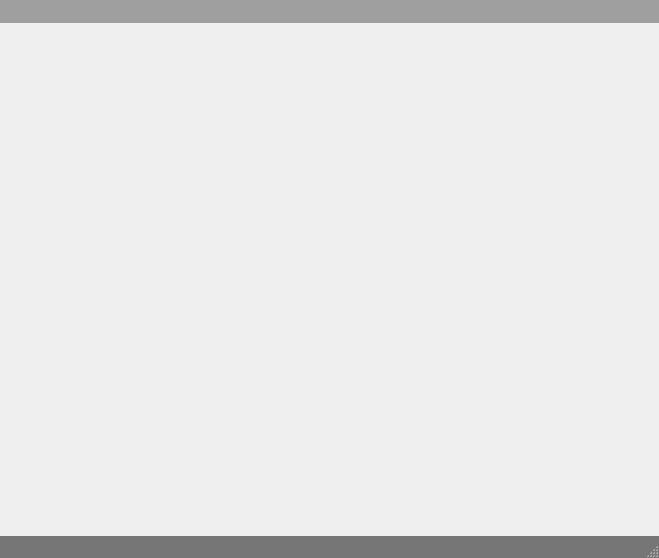
<?xml version="1.0" encoding="UTF-8"?>
<ui version="4.0">
 <class>MainWindow</class>
 <widget class="QMainWindow" name="MainWindow">
  <property name="geometry">
   <rect>
    <x>0</x>
    <y>0</y>
    <width>659</width>
    <height>558</height>
   </rect>
  </property>
  <property name="mouseTracking">
   <bool>true</bool>
  </property>
  <property name="styleSheet">
   <string notr="true">#FramelessWindow
{
	border-radius:5px 5px 5px 5px;
}</string>
  </property>
  <property name="documentMode">
   <bool>true</bool>
  </property>
  <property name="tabShape">
   <enum>QTabWidget::Rounded</enum>
  </property>
  <property name="dockNestingEnabled">
   <bool>true</bool>
  </property>
  <property name="dockOptions">
   <set>QMainWindow::AllowNestedDocks|QMainWindow::AllowTabbedDocks|QMainWindow::AnimatedDocks</set>
  </property>
  <widget class="QWidget" name="centralwidget">
   <property name="autoFillBackground">
    <bool>true</bool>
   </property>
   <layout class="QVBoxLayout" name="verticalLayout_2">
    <property name="spacing">
     <number>0</number>
    </property>
    <property name="leftMargin">
     <number>0</number>
    </property>
    <property name="topMargin">
     <number>0</number>
    </property>
    <property name="rightMargin">
     <number>0</number>
    </property>
    <property name="bottomMargin">
     <number>0</number>
    </property>
    <item>
     <widget class="QLabel" name="icon">
      <property name="text">
       <string/>
      </property>
      <property name="scaledContents">
       <bool>false</bool>
      </property>
      <property name="alignment">
       <set>Qt::AlignCenter</set>
      </property>
     </widget>
    </item>
   </layout>
  </widget>
  <widget class="QStatusBar" name="statusBar">
   <property name="styleSheet">
    <string notr="true">#statusBar
{
	border: 0px none palette(base);
	background-color:palette(shadow);
}</string>
   </property>
  </widget>
  <widget class="XS::MenuBar" name="menuBar">
   <property name="geometry">
    <rect>
     <x>0</x>
     <y>0</y>
     <width>659</width>
     <height>23</height>
    </rect>
   </property>
   <property name="sizePolicy">
    <sizepolicy hsizetype="MinimumExpanding" vsizetype="Fixed">
     <horstretch>0</horstretch>
     <verstretch>0</verstretch>
    </sizepolicy>
   </property>
   <property name="minimumSize">
    <size>
     <width>0</width>
     <height>23</height>
    </size>
   </property>
   <property name="maximumSize">
    <size>
     <width>16777215</width>
     <height>23</height>
    </size>
   </property>
   <property name="focusPolicy">
    <enum>Qt::StrongFocus</enum>
   </property>
   <property name="styleSheet">
    <string notr="true">#menuBar
{
	border: 0px none palette(base);
	background-color:palette(dark);
}</string>
   </property>
  </widget>
  <action name="actionbbb">
   <property name="text">
    <string>1111</string>
   </property>
  </action>
  <action name="actioneee">
   <property name="text">
    <string>11111</string>
   </property>
  </action>
  <action name="action2222">
   <property name="text">
    <string>2222</string>
   </property>
  </action>
  <action name="action22222">
   <property name="text">
    <string>22222</string>
   </property>
  </action>
  <action name="action22222_2">
   <property name="text">
    <string>22222</string>
   </property>
  </action>
  <action name="action333333">
   <property name="text">
    <string>333333</string>
   </property>
  </action>
  <action name="action111">
   <property name="text">
    <string>111</string>
   </property>
  </action>
  <action name="action222">
   <property name="text">
    <string>222</string>
   </property>
  </action>
  <action name="action111_2">
   <property name="text">
    <string>111</string>
   </property>
  </action>
  <action name="action222_2">
   <property name="text">
    <string>222</string>
   </property>
  </action>
  <action name="action3333">
   <property name="text">
    <string>3333</string>
   </property>
  </action>
  <action name="action111_3">
   <property name="text">
    <string>111</string>
   </property>
  </action>
  <action name="action222_3">
   <property name="text">
    <string>222</string>
   </property>
  </action>
  <action name="action333">
   <property name="text">
    <string>333</string>
   </property>
  </action>
  <action name="action444">
   <property name="text">
    <string>444</string>
   </property>
  </action>
  <action name="action11111">
   <property name="text">
    <string>11111</string>
   </property>
  </action>
  <action name="action11111_2">
   <property name="text">
    <string>11111</string>
   </property>
  </action>
 </widget>
 <layoutdefault spacing="6" margin="11"/>
 <customwidgets>
  <customwidget>
   <class>XS::MenuBar</class>
   <extends>QMenuBar</extends>
   <header>Menubar.h</header>
  </customwidget>
 </customwidgets>
 <resources/>
 <connections/>
</ui>
